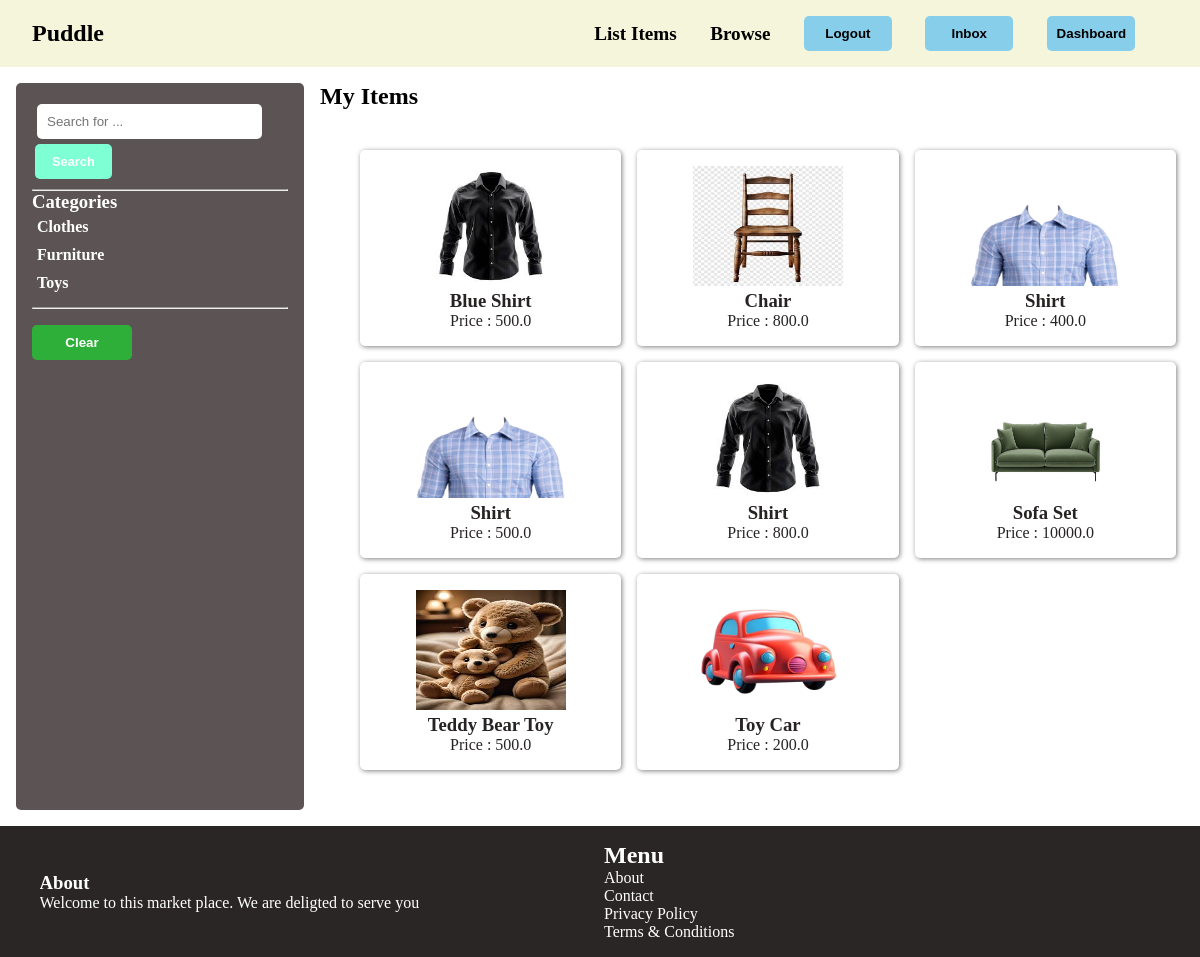
The page /items/ (signed in) on the database its author committed.
### items/models.py (models this page shows, shortened)
class Category(models.Model):
    name = models.CharField(max_length=255)
    class Meta:
        ordering = ('name',)
        verbose_name_plural = "categories"

class Item(models.Model):
    Category = models.ForeignKey(Category, related_name='items',on_delete=models.CASCADE)
    name = models.CharField(max_length=255)
    description = models.TextField(blank=True,null=True)
    price = models.FloatField()
    image = models.ImageField(upload_to='items_image',blank=True,null=True)
    is_sold = models.BooleanField(default=False)
    created_by = models.ForeignKey(User,related_name ='items',on_delete=models.CASCADE)
    created_at = models.DateTimeField(auto_now_add = True)
    class Meta:
        ordering = ('name',)

### items/views.py (the view)
# urls.py: path('items/',include('items.urls')),
@login_required
def items(request):
    query = request.GET.get('query','')
    category_id = request.GET.get('Category',0)
    categories= Category.objects.all()
    item = Item.objects.filter(is_sold=False)
    if query:
        item = item.filter(Q(name__icontains = query)| Q(description__icontains=query))
    if category_id:
        item = item.filter(Category_id = category_id)
    return render(request,'items/items.html',{
        'items':item,
        'query':query,
        'categories':categories,
        'category_id':int(category_id)
    })

### items/templates/items/items.html (shortened to what this page needs)
{% extends 'home/layout.html' %}
{% block body %}
<div class="item_container">
    <div class="sidebar">
       <form method="get" action="{% url 'items:items' %}">
        <input style="width: 80%; padding: 10px; border: none; border-radius: 5px; margin:5px;" type="text" placeholder="Search for ..." name="query" value="{{query}}"><br>
        <button style="background-color: aquamarine; color: White; font-weight: bold; width:30%; border:none;
        padding:10px; font-size: 0.8rem; border-radius: 5px;margin-left: 3px;">Search</button>
       </form>
       <hr style="margin-top: 10px;">
       <h3 style="color: white;">Categories</h3>
       <ul>
        {% for category in categories %}
            <li class="{% if category.id == category_id %} active_category {% else %}non_active{% endif %}">
                <a style="text-decoration: none; color: white; font-weight: bold;"href="{% url 'items:items' %}?query={{query}}&Category={{category.id}}">{{category.name}}
                </a>
            </li>
        {% endfor %}
       </ul>
       <hr style="margin-top: 10px;">
       <ul style="margin-top: 1rem;">
        <li>
            <a href="{% url 'items:items' %}" ><button style="background-color:rgb(46, 175, 57); padding: 10px; border-radius: 5px; text-decoration: none; color: white; font-weight: bold;width:100px; border: none;"> Clear</button></a>
        </li>
       </ul>
    </div>
    <div class="item_bar">
        <h2>My Items</h2>
        <div class="item_flex">
            {% for item in items %}
            <div class="item_browse">
                <a href="{% url 'items:detail' item.id %}">
                    <div>
                        <img src="{{item.image.url}}">
                    </div>
                    <div>
                        <h3>{{item.name}}</h3>
                        <p>Price : {{item.price}}</p>
                    </div>
                </a>
            </div>
            {% endfor %}
        </div>
    </div>
</div>
{% endblock %}

### home/static/home/style.css (style rules this page uses)
* { margin: 0; padding: 0; overflow-x: hidden; }
.item_container { width: 100%; display: grid; grid-template-columns: repeat(4,1fr); padding: 1rem; gap: 1rem; }
.sidebar { grid-column: span 1; background-color: rgb(92, 84, 84); padding: 1rem; border-radius: 5px; }
.item_bar { grid-column: span 3; }
.item_flex { display:grid; grid-template-columns: repeat(3,1fr); padding: 1rem; margin: 1rem; }
.item_browse { padding: 1rem; background-color:white; margin: 0.5rem; border-radius: 5px; text-align: center; box-shadow: 1px 1px 5px gray; }
.item_browse img { width:150px; height: 120px; }
.item_browse a { text-decoration: none; color: rgb(39, 35, 35); }
.non_active { list-style: none; color: white; padding: 5px; }

### rows shown on the page
Category: name "Clothes"
Category: name "Furniture"
Category: name "Toys"
Item: image (picture), name "Blue Shirt", price "500.0"
Item: image (picture), name "Chair", price "800.0"
Item: image (picture), name "Shirt", price "400.0"
Item: image (picture), name "Shirt", price "500.0"
Item: image (picture), name "Shirt", price "800.0"
Item: image (picture), name "Sofa Set", price "10000.0"
Item: image (picture), name "Teddy Bear Toy", price "500.0"
Item: image (picture), name "Toy Car", price "200.0"
